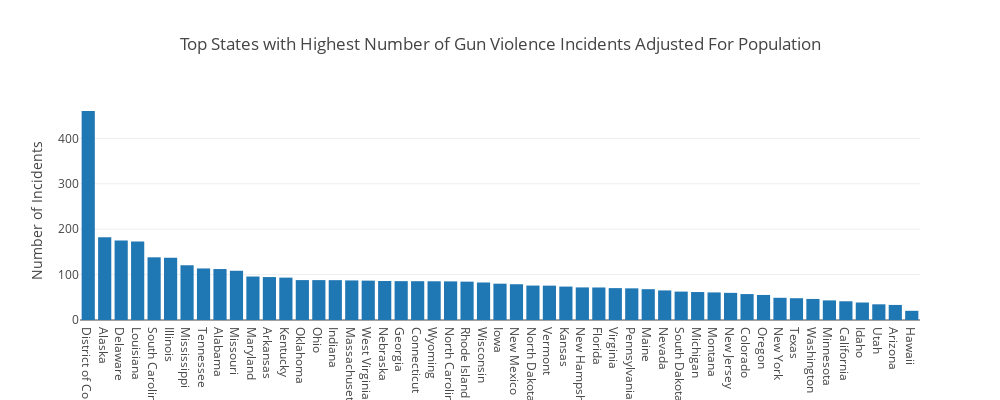

Notebook code for this chart:
### Markdown cell above
# <a id='11'>6.2 Population Adjusted</a>

### Code cell
population_adjusted_data = pd.read_html('https://www.enchantedlearning.com/usa/states/population.shtml')[1] #population data
population_adjusted_data['State'] = population_adjusted_data['State'].apply(lambda val: val[3:].strip())
pop_adj_dic = {k:v for k,v in population_adjusted_data.to_dict('split')['data']}

state_incidents = pd.DataFrame(state_incidents)
state_incidents['population'] = state_incidents.index.map(lambda states : pop_adj_dic[states])
state_incidents['adj_incidents'] = (state_incidents['incident_id']/state_incidents['population']) * 100000

state_incidents = state_incidents.sort_values(by='adj_incidents',ascending=False)['adj_incidents']

trace = go.Bar(
    x = state_incidents.index,
    y = state_incidents,
)

layout = dict(height=400,
              width=1000,
              title =  'Top States with Highest Number of Gun Violence Incidents Adjusted For Population',
              yaxis = dict(title = 'Number of Incidents'),
              )

data = [trace]

fig = dict(data = data, layout=layout)
iplot(fig)

### Figure 1 — Plotly figure (JSON) as saved in the notebook; plotly's stock layout.template omitted (floating-point values rounded to 4 significant figures)
{"data": [{"type": "bar", "uid": "1f98e2d8-d402-11e8-a303-685b359f0d08", "x": ["District of Columbia", "Alaska", "Delaware", "Louisiana", "South Carolina", "Illinois", "Mississippi", "Tennessee", "Alabama", "Missouri", "Maryland", "Arkansas", "Kentucky", "Oklahoma", "Ohio", "Indiana", "Massachusetts", "West Virginia", "Nebraska", "Georgia", "Connecticut", "Wyoming", "North Carolina", "Rhode Island", "Wisconsin", "Iowa", "New Mexico", "North Dakota", "Vermont", "Kansas", "New Hampshire", "Florida", "Virginia", "Pennsylvania", "Maine", "Nevada", "South Dakota", "Michigan", "Montana", "New Jersey", "Colorado", "Oregon", "New York", "Texas", "Washington", "Minnesota", "California", "Idaho", "Utah", "Arizona", "Hawaii"], "y": [460.4, 182.3, 175.2, 173.0, 138.1, 137.1, 120.6, 113.6, 112.2, 108.5, 95.8, 94.6, 93.33, 87.89, 87.87, 87.78, 87.19, 86.74, 85.99, 85.58, 85.47, 85.27, 85.06, 84.46, 82.6, 80.01, 78.78, 75.85, 75.68, 73.63, 71.79, 71.62, 70.24, 69.73, 67.89, 65.14, 62.55, 61.59, 60.73, 59.82, 57.09, 55.18, 48.93, 47.97, 46.37, 43.18, 41.24, 38.5, 34.56, 33.18, 20.24]}], "layout": {"height": 400, "title": "Top States with Highest Number of Gun Violence Incidents Adjusted For Population", "width": 1000, "yaxis": {"title": "Number of Incidents"}}}
